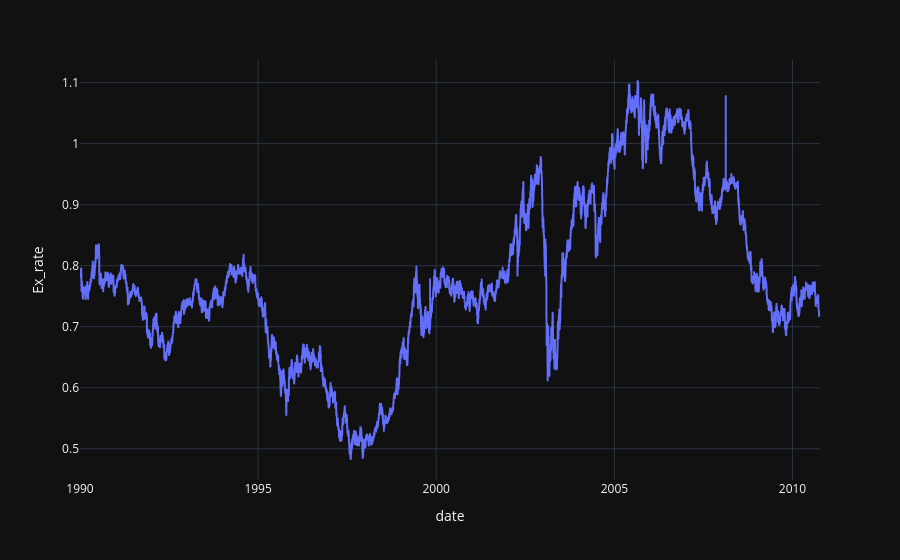

Notebook code for this chart:
### Code cell
# ============================================================================
# Visualize the exchange rate time series using interactive Plotly chart
# Displays overall trend, volatility, and patterns in the data
# ============================================================================
px.line(exchange, x='date', y='Ex_rate', template='plotly_dark')  # Create interactive line plot

### Figure 1 — Plotly figure (JSON) as saved in the notebook; plotly's stock layout.template omitted (floating-point values rounded to 4 significant figures; data arrays with more than 128 entries replaced by an {"elided": "..."} marker saying what was removed)
{"data": [{"hovertemplate": "date=%{x}<br>Ex_rate=%{y}<extra></extra>", "legendgroup": "", "line": {"color": "#636efa", "dash": "solid"}, "marker": {"symbol": "circle"}, "mode": "lines", "name": "", "showlegend": false, "type": "scattergl", "x": {"elided": "7588 str values"}, "xaxis": "x", "y": {"elided": "7588 float values"}, "yaxis": "y"}], "layout": {"legend": {"tracegroupgap": 0}, "margin": {"t": 60}, "xaxis": {"anchor": "y", "domain": [0, 1], "title": {"text": "date"}}, "yaxis": {"anchor": "x", "domain": [0, 1], "title": {"text": "Ex_rate"}}}}
